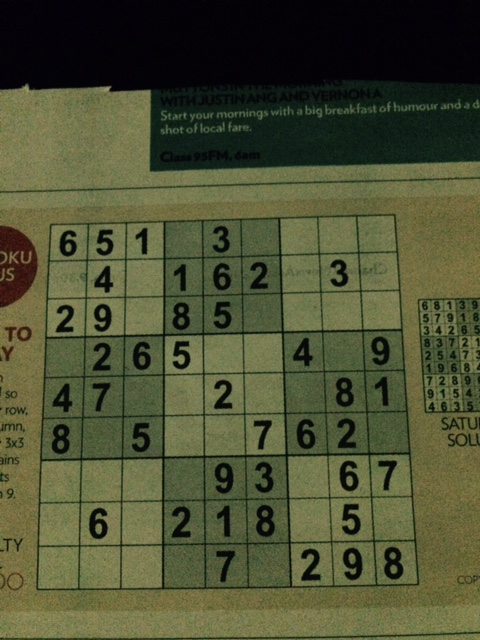
#> input picture sudoko02.jpeg, 480 x 640 px
$ python perspective_transform.py
#> lines starting #> are read from the running program, lines starting #| are printed output that depends on the picture
import cv2
import numpy as np
import matplotlib.pyplot as plt
img=cv2.imread('sudoko02.jpeg')
#> img is the input picture: shape (640, 480, 3); mean B, G, R 51.9, 80.8, 76.9
rows,cols,ch=img.shape
#> rows = 640; cols = 480; ch = 3
pts1=np.float32([[50,223],[389,208],[31,578],[416,580]])
pts2=np.float32([[0,0],[300,0],[0,300],[300,300]])
M=cv2.getPerspectiveTransform(pts1,pts2)
dst=cv2.warpPerspective(img,M,(300,300))
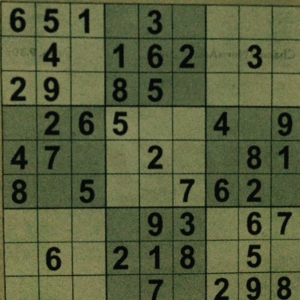
#> dst: shape (300, 300, 3); mean B, G, R 60.9, 94.4, 87

plt.subplot(121),plt.imshow(img),plt.title("Input")
plt.subplot(122),plt.imshow(dst),plt.title("outpt")
plt.show()
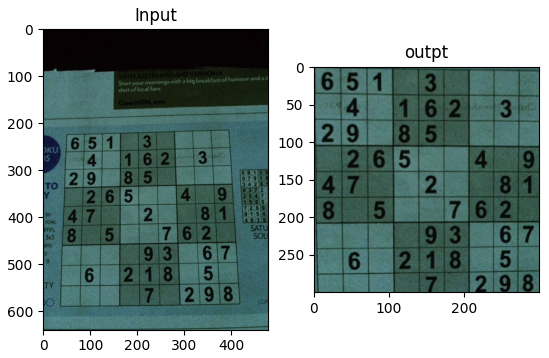
#> figure drawn by matplotlib, 2 panels; B, G, R data is drawn as R, G, B

$ run again, with apple.jpg copied over sudoko02.jpeg
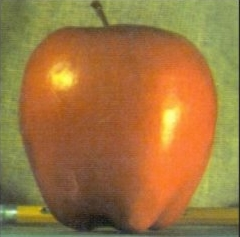
#> input picture apple.jpg, 240 x 237 px
#> img is the input picture: shape (237, 240, 3); mean B, G, R 63.5, 117.8, 158.6
#> `dst=cv2.warpPerspective(img,M,(300,300))`:
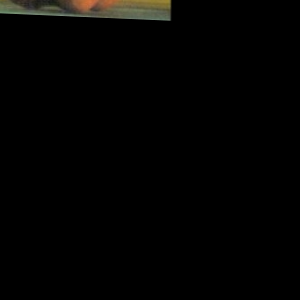
#> dst: shape (300, 300, 3); mean B, G, R 2.2, 3, 3.3
#> `plt.show()`:
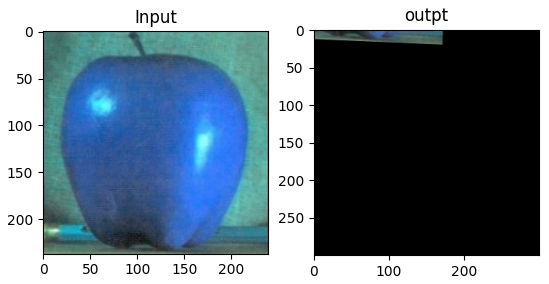
#> figure drawn by matplotlib, 2 panels; B, G, R data is drawn as R, G, B

$ run again, with approx.jpg copied over sudoko02.jpeg
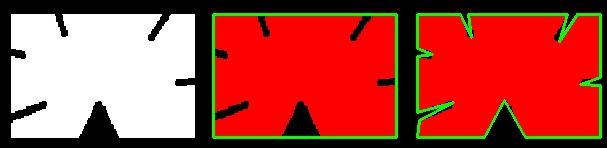
#> input picture approx.jpg, 607 x 148 px
#> img is the input picture: shape (148, 607, 3); mean B, G, R 62.8, 72.6, 173.3
#> dst: shape (300, 300, 3); every value is 0
#> `plt.show()`:
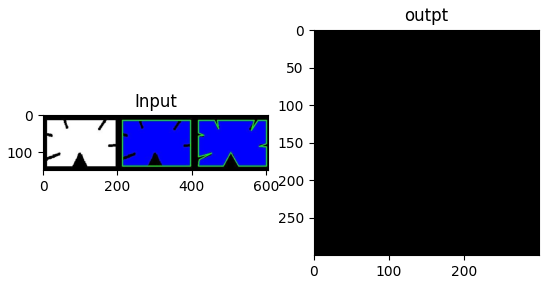
#> figure drawn by matplotlib, 2 panels; B, G, R data is drawn as R, G, B
